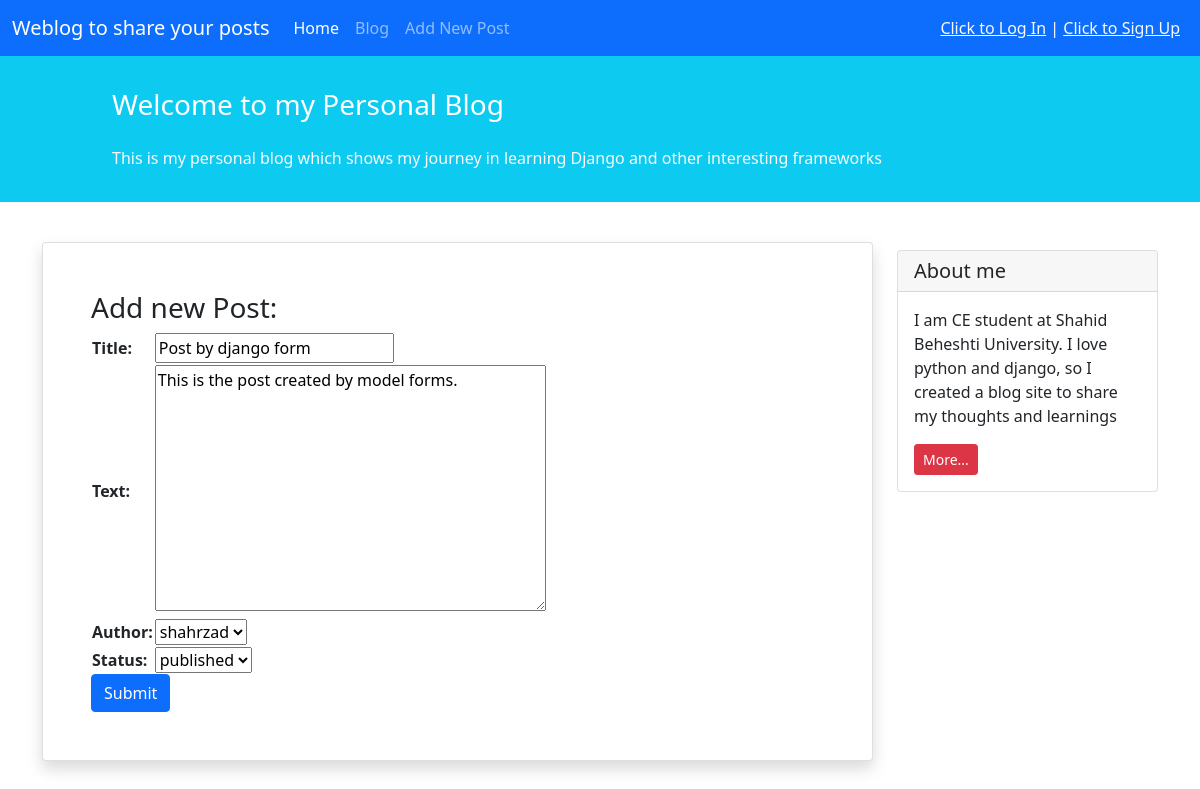
Page /15/update on the committed database.
### blog/models.py (models this page shows, shortened)
class Post(models.Model):
    STATUS_CHOICES = (
        ('pub', 'published'),
        ('drf', 'draft'),
    )
    title = models.CharField(max_length=100)
    text = models.TextField()
    author = models.ForeignKey('auth.User', on_delete=models.CASCADE)
    datetime_created = models.DateTimeField(auto_now_add=True)
    datetime_modified = models.DateTimeField(auto_now=True)
    status = models.CharField(max_length=3, choices=STATUS_CHOICES)

### blog/views.py (the view)
# urls.py: path('<int:pk>/update', views.PostUpdateView.as_view(), name='post_update'),
class PostUpdateView(generic.UpdateView):
    form_class = PostForm
    template_name = 'blog/post_create.html'
    model = Post

### blog/forms.py
class PostForm(forms.ModelForm):
    class Meta:
        model = Post
        fields = ['title', 'text', 'author', 'status']

### blog/templates/blog/post_create.html (shortened to what this page needs)
{% extends '_base.html' %}
{% block content %}
    <div class="container mt-4">
        <div class="row">
            <div class="col-9">
                <div class="card shadow my-3 p-5">
                    <h3>Add new Post:</h3>
                    <form method="POST">
                        <table>
                            {{ form.as_table }}
                        </table>
                        <button type="submit" class="btn btn-primary">Submit</button>
                    </form>
                </div>
            </div>
            <div class="col-3">
                <div class="card my-4">
                    <h5 class="card-header">About me</h5>
                    <div class="card-body">
                        <p class="card-text">I am CE student at Shahid Beheshti University. I love python and django, so I created a blog site to share my
                            thoughts and learnings</p>
                        <a href="#"
                           class="btn btn-sm btn-danger">
                            More...
                        </a>
                    </div>
                </div>
            </div>
        </div>
    </div>
{% endblock content %}

### rows in the picture
Post: title "Post by django form", text "This is the post created by model forms.", author "shahrzad", status "published"
